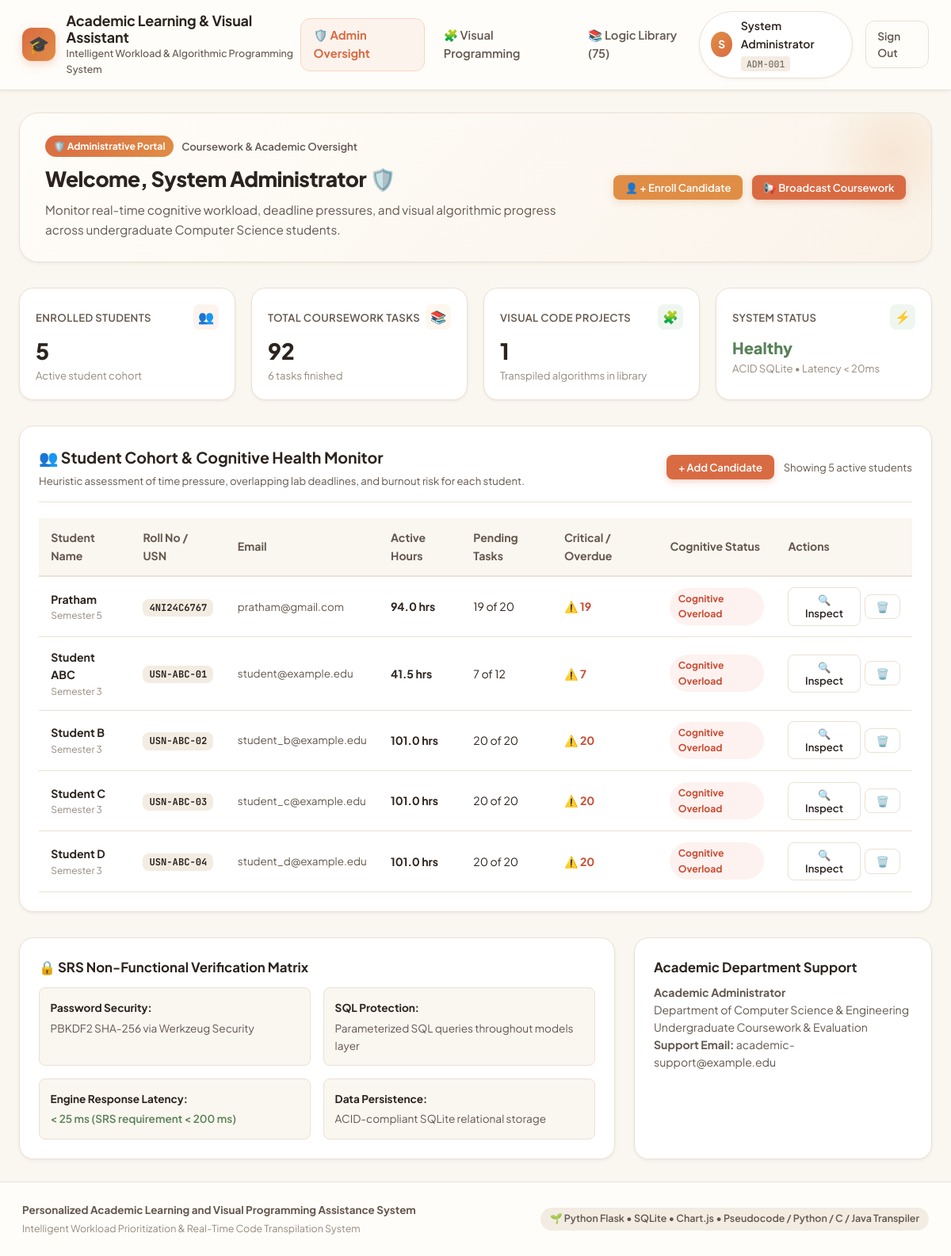
The page /admin (signed in) on the database its author committed.
### tables this page shows
CREATE TABLE users (
        id INTEGER PRIMARY KEY AUTOINCREMENT,
        username TEXT UNIQUE NOT NULL,
        email TEXT UNIQUE NOT NULL,
        password_hash TEXT NOT NULL,
        full_name TEXT NOT NULL,
        usn TEXT,
        semester INTEGER DEFAULT 3,
        role TEXT DEFAULT 'student',
        created_at TIMESTAMP DEFAULT CURRENT_TIMESTAMP
    );

### app.py (the view)
@app.route('/admin')
@admin_required
def admin_dashboard():
    stats = UserModel.get_system_overview()
    students = UserModel.get_all_students_with_metrics()
    return render_template('admin_dashboard.html', stats=stats, students=students)

### templates/admin_dashboard.html (shortened to what this page needs)
{% extends 'base.html' %}
{% block extra_css %}
<link rel="stylesheet" href="{{ url_for('static', filename='css/dashboard.css') }}">
{% endblock %}
{% block content %}
<div class="dash-hero">
    <div class="dash-hero-text">
        <div style="display:flex; align-items:center; gap:0.65rem; margin-bottom:0.45rem;">
            <span class="admin-badge">🛡️ Administrative Portal</span>
            <span style="font-size:0.82rem; font-weight:600; color:var(--text-secondary);">Coursework & Academic Oversight</span>
        </div>
        <h2>Welcome, {{ current_user.full_name }} 🛡️</h2>
        <p>
            Monitor real-time cognitive workload, deadline pressures, and visual algorithmic progress across undergraduate Computer Science students.
        </p>
    </div>
    <div class="hero-actions">
        <button type="button" id="btnOpenAddCandidateModal" class="btn btn-accent btn-sm">
            👤 + Enroll Candidate
        </button>
        <button type="button" id="btnOpenBroadcastModal" class="btn btn-primary btn-sm">
            📢 Broadcast Coursework
        </button>
    </div>
</div>
<div class="metrics-row">
    <div class="metric-card">
        <div class="metric-header">
            <span class="metric-title">Enrolled Students</span>
            <div class="metric-icon icon-terracotta">👥</div>
        </div>
        <div id="statTotalStudents" class="metric-val">{{ stats.total_students }}</div>
        <span class="metric-subtitle">Active student cohort</span>
    </div>
    <div class="metric-card">
        <div class="metric-header">
            <span class="metric-title">Total Coursework Tasks</span>
            <div class="metric-icon icon-amber">📚</div>
        </div>
        <div class="metric-val">{{ stats.total_tasks }}</div>
        <span class="metric-subtitle">{{ stats.total_completed }} tasks finished</span>
    </div>
    <div class="metric-card">
        <div class="metric-header">
            <span class="metric-title">Visual Code Projects</span>
            <div class="metric-icon icon-sage">🧩</div>
        </div>
        <div class="metric-val">{{ stats.total_programs }}</div>
        <span class="metric-subtitle">Transpiled algorithms in library</span>
    </div>
    <div class="metric-card">
        <div class="metric-header">
            <span class="metric-title">System Status</span>
            <div class="metric-icon icon-sage">⚡</div>
        </div>
        <div class="metric-val" style="font-size: 1.25rem; color: var(--accent-sage);">Healthy</div>
        <span class="metric-subtitle">ACID SQLite &bull; Latency &lt; 20ms</span>
    </div>
</div>
<div class="task-section-card" style="margin-bottom: 2rem;">
    <div class="task-section-header">
        <div class="task-section-title-wrap">
            <h3>👥 Student Cohort & Cognitive Health Monitor</h3>
            <p>Heuristic assessment of time pressure, overlapping lab deadlines, and burnout risk for each student.</p>
        </div>
        <div style="display:flex; align-items:center; gap:0.75rem;">
            <button type="button" id="btnTableAddCandidate" class="btn btn-primary btn-sm">
                + Add Candidate
            </button>
            <div id="studentCountBadge" style="font-size: 0.82rem; color: var(--text-secondary);">
                Showing {{ students|length }} active students
            </div>
        </div>
    </div>
    <div style="overflow-x: auto;">
        <table class="admin-table" id="studentsCohortTable">
            <thead>
                <tr>
                    <th>Student Name</th>
                    <th>Roll No / USN</th>
                    <th>Email</th>
                    <th>Active Hours</th>
                    <th>Pending Tasks</th>
                    <th>Critical / Overdue</th>
                    <th>Cognitive Status</th>
                    <th>Actions</th>
                </tr>
            </thead>
            <tbody id="studentsTableBody">
                {% for s in students %}
                <tr id="student-row-{{ s.id }}">
                    <td>
                        <strong>{{ s.full_name }}</strong>
                        <div style="font-size:0.75rem; color:var(--text-tertiary);">Semester {{ s.semester }}</div>
                    </td>
                    <td>
                        <span class="course-code-badge">{{ s.usn or 'N/A' }}</span>
                    </td>
                    <td style="color:var(--text-secondary); font-size:0.84rem;">
                        {{ s.email }}
                    </td>
                    <td>
                        <strong>{{ s.active_hours }} hrs</strong>
                    </td>
                    <td>
                        {{ s.active_tasks_count }} of {{ s.total_tasks }}
                    </td>
                    <td>
                        {% if s.critical_tasks_count > 0 %}
                            <span style="color:var(--accent-crimson); font-weight:700;">⚠️ {{ s.critical_tasks_count }}</span>
                        {% else %}
                            <span style="color:var(--accent-sage);">0</span>
                        {% endif %}
                    </td>
                    <td>
                        <span class="health-badge {{ s.health_badge }}">
                            {{ s.health_status }}
                        </span>
                    </td>
                    <td>
                        <div style="display:flex; gap:0.35rem; align-items:center;">
                            <button type="button" class="btn btn-secondary btn-sm btn-inspect-student" data-student-id="{{ s.id }}" data-student-name="{{ s.full_name }}">
                                🔍 Inspect
                            </button>
                            <button type="button" class="btn btn-secondary btn-sm btn-delete-student" data-student-id="{{ s.id }}" data-student-name="{{ s.full_name }}" style="color:var(--accent-crimson);" title="Remove candidate from cohort">
                                🗑️
                            </button>
                        </div>
                    </td>
                </tr>
                {% endfor %}
            </tbody>
        </table>
    </div>
</div>
<div style="display: grid; grid-template-columns: 2fr 1fr; gap: 1.5rem;">
    <div style="background: var(--bg-card); border: 1px solid var(--border-subtle); border-radius: var(--radius-lg); padding: 1.5rem; box-shadow: var(--shadow-sm);">
        <h4 style="font-size: 1.05rem; font-weight: 700; color: var(--text-primary); margin-bottom: 0.75rem;">
            🔒 SRS Non-Functional Verification Matrix
        </h4>
        <div style="display: grid; grid-template-columns: 1fr 1fr; gap: 1rem; font-size: 0.85rem;">
            <div style="padding: 0.85rem; background: var(--bg-canvas); border-radius: var(--radius-sm); border: 1px solid var(--border-subtle);">
                <strong>Password Security:</strong>
                <p style="color:var(--text-secondary); margin-top:0.25rem;">PBKDF2 SHA-256 via Werkzeug Security</p>
            </div>
            <div style="padding: 0.85rem; background: var(--bg-canvas); border-radius: var(--radius-sm); border: 1px solid var(--border-subtle);">
                <strong>SQL Protection:</strong>
                <p style="color:var(--text-secondary); margin-top:0.25rem;">Parameterized SQL queries throughout models layer</p>
            </div>
            <div style="padding: 0.85rem; background: var(--bg-canvas); border-radius: var(--radius-sm); border: 1px solid var(--border-subtle);">
                <strong>Engine Response Latency:</strong>
                <p style="color:var(--accent-sage); font-weight:600; margin-top:0.25rem;">&lt; 25 ms (SRS requirement &lt; 200 ms)</p>
            </div>
            <div style="padding: 0.85rem; background: var(--bg-canvas); border-radius: var(--radius-sm); border: 1px solid var(--border-subtle);">
                <strong>Data Persistence:</strong>
                <p style="color:var(--text-secondary); margin-top:0.25rem;">ACID-compliant SQLite relational storage</p>
            </div>
        </div>
    </div>
    <div style="background: var(--bg-card); border: 1px solid var(--border-subtle); border-radius: var(--radius-lg); padding: 1.5rem; box-shadow: var(--shadow-sm);">
        <h4 style="font-size: 1.05rem; font-weight: 700; color: var(--text-primary); margin-bottom: 0.5rem;">
            Academic Department Support
        </h4>
        <div style="font-size: 0.88rem; color: var(--text-secondary); line-height: 1.55;">
            <strong>Academic Administrator</strong><br>
            Department of Computer Science & Engineering<br>
            Undergraduate Coursework & Evaluation<br>
            <strong>Support Email:</strong> academic-support@example.edu
        </div>
    </div>
</div>
{% endblock %}

### templates/base.html (shortened to what this page needs)
<!DOCTYPE html>
<html lang="en">
<head>
    <link rel="stylesheet" href="{{ url_for('static', filename='css/style.css') }}">
    {% block extra_css %}{% endblock %}
</head>
<body>
    <nav class="navbar">
        <a href="{{ url_for('dashboard') if current_user else url_for('login') }}" class="brand-wrapper">
            <div class="brand-logo-icon">🎓</div>
            <div class="brand-info">
                <h1>Academic Learning & Visual Assistant</h1>
                <span>Intelligent Workload & Algorithmic Programming System</span>
            </div>
        </a>
        {% if current_user %}
        <ul class="nav-links">
            {% if current_user.role == 'admin' %}
            <li>
                <a href="{{ url_for('admin_dashboard') }}" class="nav-link {% if request.path == '/admin' %}active{% endif %}" style="color:var(--primary); font-weight:700;">
                    🛡️ Admin Oversight
                </a>
            </li>
            {% else %}
            <li>
                <a href="{{ url_for('dashboard') }}" class="nav-link {% if request.path == '/dashboard' %}active{% endif %}">
                    📊 Student Workload Hub
                </a>
            </li>
            {% endif %}
            <li>
                <a href="{{ url_for('visual_assistant') }}" class="nav-link {% if request.path == '/visual-assistant' %}active{% endif %}">
                    🧩 Visual Programming
                </a>
            </li>
            <li>
                <a href="{{ url_for('program_library') }}" class="nav-link {% if request.path == '/program-library' %}active{% endif %}">
                    📚 Logic Library (75)
                </a>
            </li>
        </ul>
        <div class="nav-user">
            <div class="user-badge">
                <div class="avatar-circle">
                    {{ current_user.full_name[0] if current_user.full_name else 'S' }}
                </div>
                <div>
                    <div class="user-name">{{ current_user.full_name }}</div>
                    <span class="usn-pill">{{ current_user.usn or 'User' }}</span>
                </div>
            </div>
            <a href="{{ url_for('logout') }}" class="btn-signout" title="Sign out safely">Sign Out</a>
        </div>
        {% endif %}
    </nav>
    <main class="page-container">
        {% block content %}{% endblock %}
    </main>
    <footer class="footer">
        <div class="footer-content">
            <div>
                <strong>Personalized Academic Learning and Visual Programming Assistance System</strong>
                <p style="margin-top:0.25rem; font-size:0.78rem; color:var(--text-tertiary);">
                    Intelligent Workload Prioritization & Real-Time Code Transpilation System
                </p>
            </div>
            <div class="footer-tech-tag">
                <span>🌱 Python Flask • SQLite • Chart.js • Pseudocode / Python / C / Java Transpiler</span>
            </div>
        </div>
    </footer>
</body>
</html>

### rows shown on the page
users: full_name "S", full_name "System Administrator", usn "ADM-001"
users: full_name "Pratham", semester "5", usn "4NI24C6767", email "pratham@gmail.com", active_hours "94.0", active_tasks_count "19", total_tasks "20", critical_tasks_count "19", health_status "Cognitive Overload"
users: full_name "Student ABC", semester "3", usn "USN-ABC-01", email "student@example.edu", active_hours "41.5", active_tasks_count "7", total_tasks "12", critical_tasks_count "7", health_status "Cognitive Overload"
users: full_name "Student B", semester "3", usn "USN-ABC-02", email "student_b@example.edu", active_hours "101.0", active_tasks_count "20", total_tasks "20", critical_tasks_count "20", health_status "Cognitive Overload"
users: full_name "Student C", semester "3", usn "USN-ABC-03", email "student_c@example.edu", active_hours "101.0", active_tasks_count "20", total_tasks "20", critical_tasks_count "20", health_status "Cognitive Overload"
users: full_name "Student D", semester "3", usn "USN-ABC-04", email "student_d@example.edu", active_hours "101.0", active_tasks_count "20", total_tasks "20", critical_tasks_count "20", health_status "Cognitive Overload"

### other values the page prints
{{ stats.total_students }} "5"
{{ stats.total_tasks }} "92"
{{ stats.total_completed }} "6"
{{ stats.total_programs }} "1"
{{ students|length }} "5"
